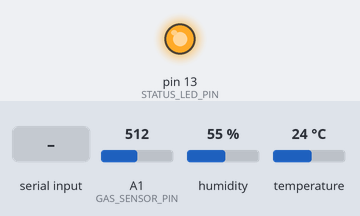
Bench run of a sketch on a simulated Arduino Uno, built with avr-gcc and run on an emulated ATmega328P. Shown: output pins drawn as LEDs (lit = HIGH). The test bench sets the inputs (shaded band); at power-on: humidity 55 %, A1 (GAS_SENSOR_PIN) = 512, temperature 24 °C. What the sketch prints to the serial monitor is not drawn.

Above: at 7.7 s.
7.8 s: humidity set to 88 %
14.5 s: "STATUS\n" received over Serial
18.0 s: humidity set to 22 %
21.5 s: A1 (GAS_SENSOR_PIN) set to 312
25.0 s: A1 (GAS_SENSOR_PIN) set to 284
At 26.1 s:
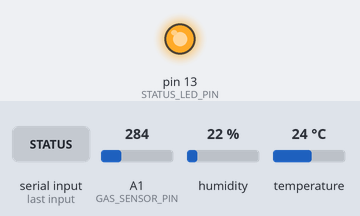
27.0 s: temperature set to 34 °C
29.2 s: temperature set to 37 °C
At 32.6 s:
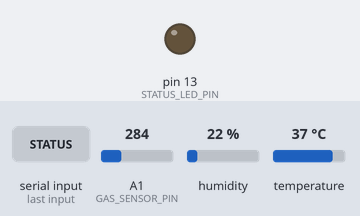
Timing chart, 0 to 36.9 s (numbered marks = the images above; inputs shaded):
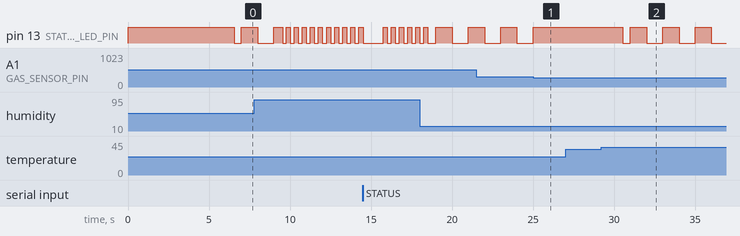

Measured:
- the behaviour switches between 35 and 36 °C on temperature (found by bisection; images 1 and 2)
- after the input at 25.0 s, pin 13 (STATUS_LED_PIN): goes on until 25.0 s, then stays HIGH
- after the input at 27.0 s, every drawn part: stays the same
- after the input at 29.2 s, pin 13 (STATUS_LED_PIN): HIGH → LOW after 1.3 s, then repeats every 2.0 s: HIGH 1.0 s, LOW 1.0 s

The sketch:

MARS_SENTINEL_FINAL.ino
```cpp
/*
 * ██████████████████████████████████████████████████████████████████
 * █                                                                █
 * █                    MARS-SENTINEL v2.0 FINAL                   █
 * █                  Astronaut Safety Monitoring                  █
 * █                     Production Version                        █
 * █                                                                █
 * ██████████████████████████████████████████████████████████████████
 *
 * CONFIRMED HARDWARE SETUP:
 * ✅ Gas Sensor (MQ-2): Pin A1 - WORKING
 * ✅ DHT11 Temp/Humidity: Pin D2 - WORKING
 * ✅ Status LED: Pin D13 - Built-in LED
 *
 * FEATURES:
 * - Real-time environmental monitoring
 * - Dynamic safety status (OK/WARN/DANGER)
 * - Serial commands for diagnostics
 * - CSV data output for dashboard
 * - Professional astronaut-grade monitoring
 *
 * Author: MARS-SENTINEL Team
 * Version: 2.0 FINAL
 * Date: August 2025
 */

#include <DHT.h>

// ═══════════════════════════════════════════════════════════════════
// HARDWARE CONFIGURATION
// ═══════════════════════════════════════════════════════════════════

#define GAS_SENSOR_PIN A1        // MQ-2 Gas sensor (confirmed working)
#define DHT_PIN 2                // DHT11 temperature/humidity (confirmed working)
#define STATUS_LED_PIN 13        // Built-in LED for status indication

#define DHT_TYPE DHT11           // DHT11 sensor type
DHT dht(DHT_PIN, DHT_TYPE);      // Initialize DHT sensor

// ═══════════════════════════════════════════════════════════════════
// SYSTEM PARAMETERS
// ═══════════════════════════════════════════════════════════════════

const unsigned long SENSOR_READ_INTERVAL = 1000;  // 1 second between readings
const unsigned long LED_BLINK_FAST = 250;         // Fast blink for DANGER
const unsigned long LED_BLINK_SLOW = 1000;        // Slow blink for WARN

// Safety thresholds (astronaut-grade specifications)
struct SafetyThresholds {
  float tempDanger = 45.0;      // °C - Critical temperature
  float tempWarn = 35.0;        // °C - Warning temperature
  float humidDanger = 85.0;     // % - Critical humidity
  float humidWarn = 70.0;       // % - Warning humidity
  int gasDanger = 600;          // ppm - Critical gas level
  int gasWarn = 300;            // ppm - Warning gas level
} thresholds;

// System status enumeration
enum SystemStatus {
  STATUS_OK,
  STATUS_WARN,
  STATUS_DANGER
};

// ═══════════════════════════════════════════════════════════════════
// GLOBAL VARIABLES
// ═══════════════════════════════════════════════════════════════════

SystemStatus currentStatus = STATUS_OK;
unsigned long lastSensorRead = 0;
unsigned long lastStatusUpdate = 0;
unsigned long systemStartTime = 0;
unsigned long totalReadings = 0;

// Current sensor values
float currentTemp = 0.0;
float currentHumidity = 0.0;
int currentGas = 0;

bool dhtWorking = false;

// ═══════════════════════════════════════════════════════════════════
// SETUP FUNCTION
// ═══════════════════════════════════════════════════════════════════

void setup() {
  Serial.begin(9600);

  // Initialize pins
  pinMode(GAS_SENSOR_PIN, INPUT);
  pinMode(STATUS_LED_PIN, OUTPUT);
  digitalWrite(STATUS_LED_PIN, HIGH);  // Power-on indicator

  // System startup sequence
  Serial.println("██████████████████████████████████████████████████████████");
  Serial.println("█              MARS-SENTINEL v2.0 FINAL                █");
  Serial.println("█            Astronaut Safety Monitoring               █");
  Serial.println("██████████████████████████████████████████████████████████");
  Serial.println();

  delay(1000);

  // Initialize and verify sensors
  initializeSensors();

  // Display system information
  displaySystemInfo();

  systemStartTime = millis();
  Serial.println("📡 System operational - Beginning environmental monitoring...");
  Serial.println("Format: timestamp,temp,humidity,gas,ir,distance");
  Serial.println();

  delay(2000);
}

// ═══════════════════════════════════════════════════════════════════
// MAIN LOOP
// ═══════════════════════════════════════════════════════════════════

void loop() {
  unsigned long currentTime = millis();

  // Read sensors at specified interval
  if (currentTime - lastSensorRead >= SENSOR_READ_INTERVAL) {
    readAllSensors();
    evaluateSystemStatus();
    sendTelemetryData();
    updateStatusIndicator();

    lastSensorRead = currentTime;
    totalReadings++;
  }

  // Process serial commands
  if (Serial.available()) {
    processCommand();
  }

  // Update status LED
  updateStatusLED();
}

// ═══════════════════════════════════════════════════════════════════
// SENSOR FUNCTIONS
// ═══════════════════════════════════════════════════════════════════

void initializeSensors() {
  Serial.println("🔧 Initializing sensors...");

  // Initialize DHT11
  dht.begin();
  delay(2500);  // DHT11 needs time to stabilize

  // Test DHT11
  float testTemp = dht.readTemperature();
  float testHumidity = dht.readHumidity();

  if (!isnan(testTemp) && !isnan(testHumidity) && testTemp > 0 && testTemp < 80) {
    dhtWorking = true;
    Serial.print("✅ DHT11 Temperature/Humidity sensor: OPERATIONAL (Pin D");
    Serial.print(DHT_PIN);
    Serial.println(")");
    Serial.print("   Initial reading: ");
    Serial.print(testTemp, 1);
    Serial.print("°C, ");
    Serial.print(testHumidity, 1);
    Serial.println("%");
  } else {
    dhtWorking = false;
    Serial.print("❌ DHT11 sensor: NOT DETECTED (Pin D");
    Serial.print(DHT_PIN);
    Serial.println(")");
  }

  // Test gas sensor
  int gasReading = analogRead(GAS_SENSOR_PIN);
  Serial.print("✅ Gas sensor (MQ-2): OPERATIONAL (Pin A");
  Serial.print(GAS_SENSOR_PIN - A0);
  Serial.println(")");
  Serial.print("   Initial reading: ");
  Serial.print(gasReading);
  Serial.println(" ppm");

  Serial.println();
}

void readAllSensors() {
  // Read gas sensor (always working)
  currentGas = analogRead(GAS_SENSOR_PIN);

  // Read DHT11 if available
  if (dhtWorking) {
    float temp = dht.readTemperature();
    float humidity = dht.readHumidity();

    if (!isnan(temp) && !isnan(humidity)) {
      currentTemp = temp;
      currentHumidity = humidity;
    }
    // If NaN, keep previous values
  } else {
    // Fallback: realistic environmental simulation
    currentTemp = 22.0 + sin(millis() / 120000.0) * 3.0;  // 19-25°C variation
    currentHumidity = 50.0 + cos(millis() / 100000.0) * 15.0;  // 35-65% variation
  }
}

// ═══════════════════════════════════════════════════════════════════
// STATUS AND SAFETY FUNCTIONS
// ═══════════════════════════════════════════════════════════════════

void evaluateSystemStatus() {
  SystemStatus newStatus = STATUS_OK;

  // Check critical conditions (DANGER)
  if (currentTemp > thresholds.tempDanger ||
      currentHumidity > thresholds.humidDanger ||
      currentGas > thresholds.gasDanger) {
    newStatus = STATUS_DANGER;
  }
  // Check warning conditions
  else if (currentTemp > thresholds.tempWarn ||
           currentHumidity > thresholds.humidWarn ||
           currentGas > thresholds.gasWarn) {
    newStatus = STATUS_WARN;
  }

  // Update status if changed
  if (newStatus != currentStatus) {
    currentStatus = newStatus;
    lastStatusUpdate = millis();

    // Log status changes
    Serial.print("🚨 Status change: ");
    Serial.println(getStatusString(currentStatus));
  }
}

void updateStatusIndicator() {
  // Status summary every 50 readings
  if (totalReadings % 50 == 0 && totalReadings > 0) {
    Serial.print("📊 Runtime: ");
    Serial.print((millis() - systemStartTime) / 1000);
    Serial.print("s | Readings: ");
    Serial.print(totalReadings);
    Serial.print(" | Status: ");
    Serial.print(getStatusString(currentStatus));
    Serial.print(" | Temp: ");
    Serial.print(currentTemp, 1);
    Serial.print("°C | Humidity: ");
    Serial.print(currentHumidity, 1);
    Serial.print("% | Gas: ");
    Serial.print(currentGas);
    Serial.println(" ppm");
  }
}

void updateStatusLED() {
  unsigned long currentTime = millis();

  switch (currentStatus) {
    case STATUS_OK:
      digitalWrite(STATUS_LED_PIN, HIGH);  // Solid on
      break;

    case STATUS_WARN:
      // Slow blink
      digitalWrite(STATUS_LED_PIN, (currentTime / LED_BLINK_SLOW) % 2);
      break;

    case STATUS_DANGER:
      // Fast blink
      digitalWrite(STATUS_LED_PIN, (currentTime / LED_BLINK_FAST) % 2);
      break;
  }
}

// ═══════════════════════════════════════════════════════════════════
// DATA TRANSMISSION
// ═══════════════════════════════════════════════════════════════════

void sendTelemetryData() {
  // Send data in CSV format for dashboard
  Serial.print(millis());
  Serial.print(",");
  Serial.print(currentTemp, 2);
  Serial.print(",");
  Serial.print(currentHumidity, 2);
  Serial.print(",");
  Serial.print(currentGas);
  Serial.print(",");
  Serial.print(0);    // IR sensor placeholder
  Serial.print(",");
  Serial.println(400); // Distance sensor placeholder
}

// ═══════════════════════════════════════════════════════════════════
// COMMAND INTERFACE
// ═══════════════════════════════════════════════════════════════════

void processCommand() {
  String command = Serial.readStringUntil('\n');
  command.trim();
  command.toUpperCase();

  Serial.println();

  if (command == "STATUS") {
    displayDetailedStatus();
  }
  else if (command == "INFO") {
    displaySystemInfo();
  }
  else if (command == "RESET") {
    Serial.println("🔄 Resetting counters...");
    totalReadings = 0;
    systemStartTime = millis();
    Serial.println("✅ Reset complete");
  }
  else if (command == "TEST") {
    runSystemTest();
  }
  else if (command == "HELP") {
    displayHelp();
  }
  else if (command.length() > 0) {
    Serial.print("❓ Unknown command: ");
    Serial.println(command);
    Serial.println("Type HELP for available commands");
  }

  Serial.println();
}

void displayDetailedStatus() {
  Serial.println("═══════════════════════════════════════════════════════════");
  Serial.println("                    MARS-SENTINEL STATUS                     ");
  Serial.println("═══════════════════════════════════════════════════════════");

  Serial.print("System Status: ");
  Serial.print(getStatusString(currentStatus));
  if (currentStatus != STATUS_OK) {
    Serial.print(" (Last change: ");
    Serial.print((millis() - lastStatusUpdate) / 1000);
    Serial.print("s ago)");
  }
  Serial.println();

  Serial.println("\n📊 Current Readings:");
  Serial.print("  Temperature: ");
  Serial.print(currentTemp, 2);
  Serial.print("°C ");
  if (dhtWorking) Serial.print("(DHT11)");
  else Serial.print("(Simulated)");
  Serial.println();

  Serial.print("  Humidity: ");
  Serial.print(currentHumidity, 2);
  Serial.print("% ");
  if (dhtWorking) Serial.print("(DHT11)");
  else Serial.print("(Simulated)");
  Serial.println();

  Serial.print("  Gas Level: ");
  Serial.print(currentGas);
  Serial.println(" ppm (MQ-2 Real)");

  Serial.println("\n⚠️  Safety Thresholds:");
  Serial.print("  Temperature: ");
  Serial.print(thresholds.tempWarn);
  Serial.print("°C (warn) / ");
  Serial.print(thresholds.tempDanger);
  Serial.println("°C (danger)");

  Serial.print("  Humidity: ");
  Serial.print(thresholds.humidWarn);
  Serial.print("% (warn) / ");
  Serial.print(thresholds.humidDanger);
  Serial.println("% (danger)");

  Serial.print("  Gas: ");
  Serial.print(thresholds.gasWarn);
  Serial.print(" ppm (warn) / ");
  Serial.print(thresholds.gasDanger);
  Serial.println(" ppm (danger)");

  Serial.println("\n📈 System Statistics:");
  Serial.print("  Runtime: ");
  Serial.print((millis() - systemStartTime) / 1000);
  Serial.println(" seconds");

  Serial.print("  Total Readings: ");
  Serial.println(totalReadings);

  Serial.print("  Read Rate: ");
  Serial.print(1000.0 / SENSOR_READ_INTERVAL);
  Serial.println(" Hz");

  Serial.println("═══════════════════════════════════════════════════════════");
}

void displaySystemInfo() {
  Serial.println("🛰️  MARS-SENTINEL Astronaut Safety Monitoring System");
  Serial.println("   Version: 2.0 FINAL");
  Serial.println("   Hardware: Arduino UNO + Environmental Sensors");
  Serial.println("   Purpose: Real-time astronaut environmental safety");
  Serial.println();

  Serial.println("🔧 Hardware Configuration:");
  Serial.print("   Gas Sensor (MQ-2): Pin A");
  Serial.print(GAS_SENSOR_PIN - A0);
  Serial.println(" ✅");

  Serial.print("   DHT11 Temp/Humidity: Pin D");
  Serial.print(DHT_PIN);
  if (dhtWorking) Serial.println(" ✅");
  else Serial.println(" ❌");

  Serial.print("   Status LED: Pin D");
  Serial.print(STATUS_LED_PIN);
  Serial.println(" ✅");
  Serial.println();
}

void runSystemTest() {
  Serial.println("🧪 Running system diagnostics...");

  // Test gas sensor
  Serial.print("Gas sensor test: ");
  int gasTest = analogRead(GAS_SENSOR_PIN);
  if (gasTest > 0 && gasTest < 1024) {
    Serial.print("✅ PASS (reading: ");
    Serial.print(gasTest);
    Serial.println(")");
  } else {
    Serial.println("❌ FAIL");
  }

  // Test DHT11
  Serial.print("DHT11 test: ");
  if (dhtWorking) {
    Serial.print("✅ PASS (");
    Serial.print(currentTemp, 1);
    Serial.print("°C, ");
    Serial.print(currentHumidity, 1);
    Serial.println("%)");
  } else {
    Serial.println("❌ FAIL (not detected)");
  }

  // Test LED
  Serial.print("LED test: ");
  for (int i = 0; i < 3; i++) {
    digitalWrite(STATUS_LED_PIN, LOW);
    delay(200);
    digitalWrite(STATUS_LED_PIN, HIGH);
    delay(200);
  }
  Serial.println("✅ PASS (LED blinked)");

  Serial.println("Diagnostics complete!");
}

void displayHelp() {
  Serial.println("🤖 MARS-SENTINEL Command Interface");
  Serial.println("Available commands:");
  Serial.println("  STATUS - Display detailed system status");
  Serial.println("  INFO   - Show system information");
  Serial.println("  TEST   - Run hardware diagnostics");
  Serial.println("  RESET  - Reset statistics counters");
  Serial.println("  HELP   - Show this help menu");
  Serial.println();
  Serial.println("System automatically monitors environment and reports");
  Serial.println("safety status via LED and serial output.");
}

// ═══════════════════════════════════════════════════════════════════
// UTILITY FUNCTIONS
// ═══════════════════════════════════════════════════════════════════

String getStatusString(SystemStatus status) {
  switch (status) {
    case STATUS_OK:    return "🟢 OK";
    case STATUS_WARN:  return "🟡 WARN";
    case STATUS_DANGER: return "🔴 DANGER";
    default:           return "❓ UNKNOWN";
  }
}

// ═══════════════════════════════════════════════════════════════════
// END OF MARS-SENTINEL v2.0 FINAL
// ═══════════════════════════════════════════════════════════════════
```
